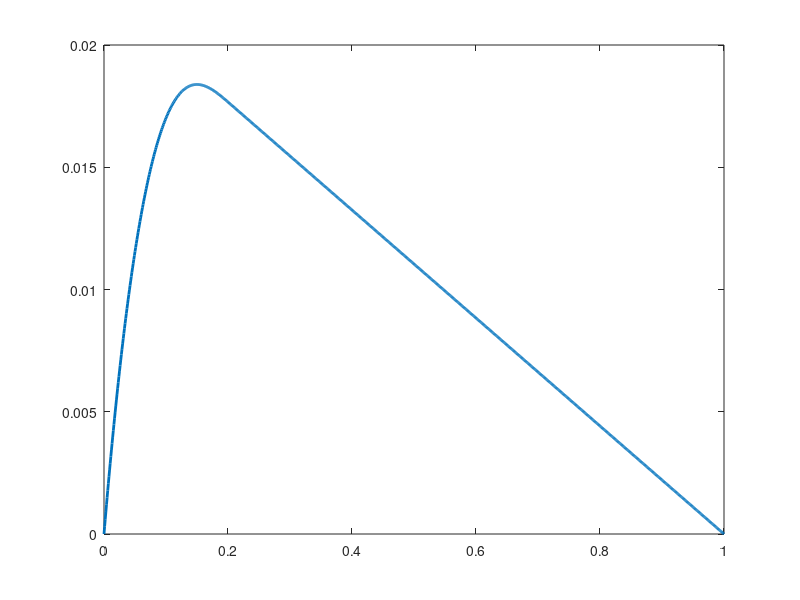

The MATLAB script that drew this image: (Note: this script raises an error after producing the figure.)
% Parameters NACA 5 digits LPSTT = 24012 (r, k1 obtained from tables)
r = 0.2025;  
k1 = 15.957;  
x = linspace(0, 1, 1000); 
yc = zeros(size(x));

U = 15;
c = 1;
L = 3*c;
H = c;

% Camberline definition For 0 < x < r
mask1 = (x > 0) & (x < r); 
yc(mask1) = (k1 / 6) * (x(mask1).^3 - 3*r*x(mask1).^2 + r^2 * (3 - r) * x(mask1));

% Case 2: For r < x < 1, apply the second equation
mask2 = (x >= r) & (x <= 1);
yc(mask2) = (k1 * r^3 / 6) * (1 - x(mask2));

% Camberline plot
figure;
plot(x, yc, 'LineWidth', 2);
xlabel('x',FontSize=14);
ylabel('y_c(x)',FontSize=14);
ylim([0 0.1]);
title('Camberline y_c(x)')

% Compute camberline gradient
theta = linspace(0, pi, 88); 
xi = (1 - cos(theta)) / 2; 
dyc_dx = zeros(size(xi));

% Case 1: For 0 < xi < r 
mask1 = (xi > 0) & (xi < r); 
dyc_dx(mask1) = (k1 / 6) * (3 * xi(mask1).^2 - 6 * r * xi(mask1) + r^2 * (3 - r));

% Case 2: For r < xi < 1 
mask2 = (xi >= r) & (xi <= 1);
dyc_dx(mask2) = -k1 * r^3 / 6;

% Fourier coefficients computation
A0 = 1/pi * trapz(theta, dyc_dx);
A1 = 2/pi * trapz(theta, dyc_dx .* cos(theta)); 

% Lift coefficients
alpha = linspace(-20, 30, 88) * pi / 180; 
Cl = 2 * pi * alpha + pi * (A1 - 2 * A0);

figure;
plot(alpha*180/pi, Cl);
xlabel('\alpha (deg)', FontSize=14);
ylabel('C_L',FontSize=14);
title('C_L VS \alpha')
% Downwash velocity 
Gamma = 0.5 * U * c * Cl;
d = sqrt(L^2 + H^2);
omega = Gamma / (2 * pi * d);
alpha_induced = atan2(omega, U);
U_eff = sqrt(U^2 + omega.^2);
alpha_eff = alpha - alpha_induced;

% Cl Tail wing
Cl_tail = 2 * pi * alpha_eff + pi * (A1 - 2 * A0);

% Relative CL for Fig 10
Relative_CL_tail = (Cl_tail - Cl) ./ Cl;

figure;
hold on;
plot(alpha * 180 / pi, Cl_tail);
plot(alpha * 180 / pi, Cl);
ylabel('C_L',FontSize=14)
xlabel('\alpha (deg)', FontSize=14)
title('Solo VS 2 airfoil configuration')
hold off;
legend('CL-tail', 'CL-wing');


% Convert the first and second columns to numeric arrays
alpha_experiment = load("data/fig10_tail_alpha.txt");
cl_experiment = load("data/fig10_tail_CL.txt");

figure;
hold on;
plot(alpha * 180 / pi, Relative_CL_tail);
scatter(alpha_experiment, cl_experiment);
ylabel('\Delta C_L',FontSize=16)
xlabel('\alpha (deg)', FontSize=16)
title('Fig 10 reproduction')
hold off;
legend('Numerical simulation', 'Paper data');

%Plot to check the computation of the CL
load("data/fig8_clW.mat");

figure;
hold on;
plot(fig8_clW(:, 1), fig8_clW(:, 2), 'Marker', 'p');
plot(alpha * 180 / pi, Cl);
hold off;
xlabel('\alpha (deg)',FontSize=15);
ylabel('CL_W',FontSize=15);


%Error analysis : residuals 
residuals = fig8_clW(:, 2)' - Cl;

figure;
hold on;

% Plot each residual line
for i = 1:length(fig8_clW(:, 1))
    % x-coordinate for the current residual point
    x_val = fig8_clW(i, 1); 
    
    % Residual value (y-coordinate of the end point of the line)
    y_val = residuals(i);
    
    % Plot a line from x-axis to the residual point
    plot([x_val, x_val], [0, y_val], 'k-', 'LineWidth', 1); % line from x-axis
    
    % Plot a dot at the top of each line
    plot(x_val, y_val, 'ko', 'MarkerFaceColor', 'k', 'MarkerSize', 2.5); % dot at the end
end

% Labeling the plot
xlabel('\alpha (deg)',FontSize=15);
ylabel('Residuals (C_{l, experiment} - C_l)',FontSize=15);
title('Residuals of the C_L')
hold off;
